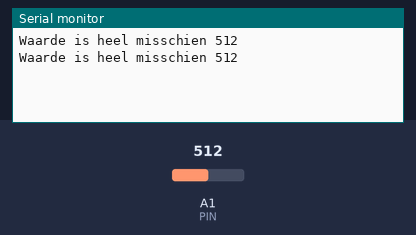
The sketch below on a simulated Arduino Uno, built with avr-gcc and run on an emulated ATmega328P. On the bench: the last lines printed to the serial monitor. The test bench sets the inputs (shaded band); at power-on: A1 (PIN) = 512.

Above: at 2.0 s.
2.1 s: A1 (PIN) set to 716
At 3.4 s:
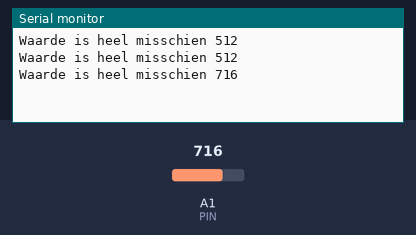
3.8 s: A1 (PIN) set to 900
At 5.7 s:
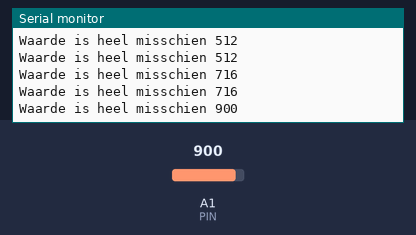
Timing chart, 0 to 7.2 s (numbered marks = the images above; inputs shaded):
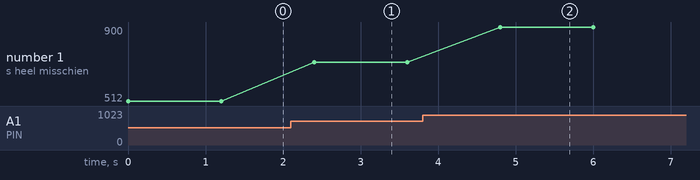

Measured:
- after the input at 2.1 s, the serial monitor: prints a new line after 0.30 s (image 1)
- after the input at 3.8 s, the serial monitor: prints a new line after 1.0 s (image 2)
- plotted number 1: 512 → 716 after the input at 2.1 s, 716 → 900 after the input at 3.8 s

The sketch:

mikamonsma-806-fn-lichtsensor.ino
```cpp
// Define the pin of the light sensor
#define PIN A1

//---------------------------------------------------------------------------------------------------

void setup() {
  pinMode(PIN, INPUT);
    Serial.begin(9600);
  }

//---------------------------------------------------------------------------------------------------

void loop() {
  Serial.println(
    "Waarde is heel misschien " + String(getLichtje())
  );
  delay(1200);
}

//---------------------------------------------------------------------------------------------------

// Function to get the value of the light sensor
int getLichtje(){
  return analogRead(PIN);
}
```
